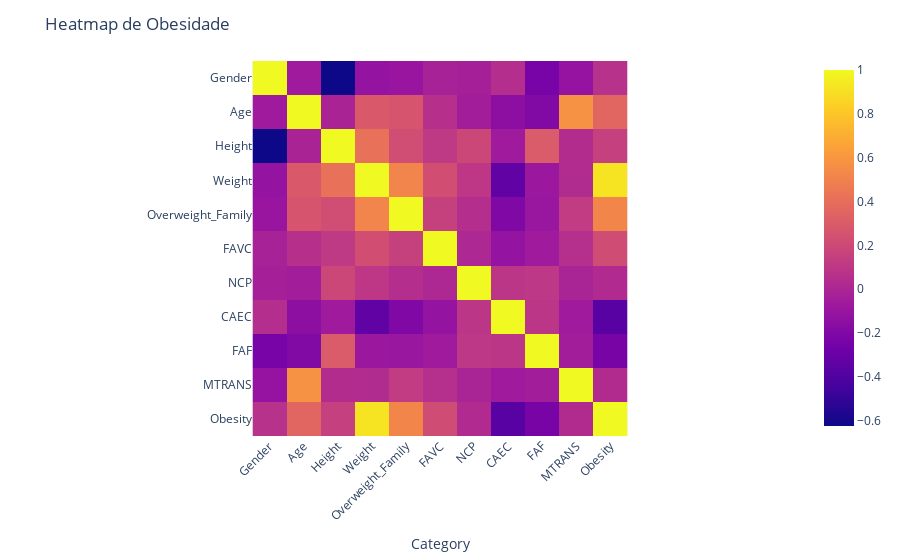

Notebook cell for this chart:
### Code cell
#Criar o heatmap
fig = px.imshow(df.corr())

#Mudar o layout do heatmap 
fig.update_layout(title="Heatmap de Obesidade",
                    xaxis=dict(
                        title='Category',
                        tickangle=-45  # Change the angle of x-axis labels
                    ))

fig.show()

#Não consegui encontrar como colocar os números no heatmap.

### Figure 1 — Plotly figure (JSON) as saved in the notebook; plotly's stock layout.template omitted (floating-point values rounded to 4 significant figures)
{"data": [{"coloraxis": "coloraxis", "hovertemplate": "x: %{x}<br>y: %{y}<br>color: %{z}<extra></extra>", "name": "0", "type": "heatmap", "x": ["Gender", "Age", "Height", "Weight", "Overweight_Family", "FAVC", "NCP", "CAEC", "FAF", "MTRANS", "Obesity"], "xaxis": "x", "y": ["Gender", "Age", "Height", "Weight", "Overweight_Family", "FAVC", "NCP", "CAEC", "FAF", "MTRANS", "Obesity"], "yaxis": "y", "z": [[1, -0.06664, -0.6237, -0.1186, -0.09579, -0.02181, -0.03944, 0.04613, -0.2384, -0.1123, 0.0677], [-0.06664, 1, -0.01202, 0.2841, 0.2619, 0.05708, -0.04834, -0.1518, -0.1923, 0.5769, 0.357], [-0.6237, -0.01202, 1, 0.415, 0.2268, 0.1147, 0.1907, -0.06824, 0.2971, 0.0351, 0.1479], [-0.1186, 0.2841, 0.415, 1, 0.5141, 0.2288, 0.09593, -0.3373, -0.08474, 0.03349, 0.9213], [-0.09579, 0.2619, 0.2268, 0.5141, 1, 0.1522, 0.04477, -0.2043, -0.09435, 0.1252, 0.522], [-0.02181, 0.05708, 0.1147, 0.2288, 0.1522, 1, 0.01151, -0.1157, -0.06701, 0.05555, 0.2154], [-0.03944, -0.04834, 0.1907, 0.09593, 0.04477, 0.01151, 1, 0.08997, 0.1009, -0.009441, 0.02721], [0.04613, -0.1518, -0.06824, -0.3373, -0.2043, -0.1157, 0.08997, 1, 0.092, -0.06517, -0.3641], [-0.2384, -0.1923, 0.2971, -0.08474, -0.09435, -0.06701, 0.1009, 0.092, 1, -0.0489, -0.2346], [-0.1123, 0.5769, 0.0351, 0.03349, 0.1252, 0.05555, -0.009441, -0.06517, -0.0489, 1, 0.03114], [0.0677, 0.357, 0.1479, 0.9213, 0.522, 0.2154, 0.02721, -0.3641, -0.2346, 0.03114, 1]]}], "layout": {"coloraxis": {"colorscale": [[0, "#0d0887"], [0.1111, "#46039f"], [0.2222, "#7201a8"], [0.3333, "#9c179e"], [0.4444, "#bd3786"], [0.5556, "#d8576b"], [0.6667, "#ed7953"], [0.7778, "#fb9f3a"], [0.8889, "#fdca26"], [1, "#f0f921"]]}, "margin": {"t": 60}, "title": {"text": "Heatmap de Obesidade"}, "xaxis": {"anchor": "y", "constrain": "domain", "domain": [0, 1], "scaleanchor": "y", "tickangle": -45, "title": {"text": "Category"}}, "yaxis": {"anchor": "x", "autorange": "reversed", "constrain": "domain", "domain": [0, 1]}}}
